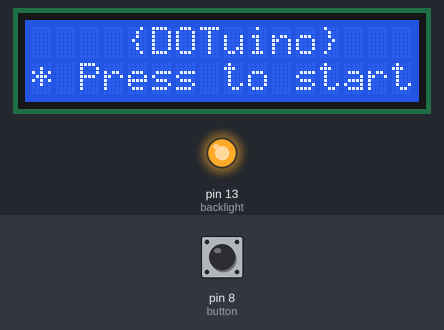
This sketch was run on a simulated Arduino Uno, built with avr-gcc and run on an emulated ATmega328P. Shown: 16×2 character LCD, output pins drawn as LEDs (lit = HIGH). Inputs (shaded band) come from the test bench; at power-on: pin 8 (button) LOW. Random numbers use the default seed unless the sketch sets one.

Above: at 1.2 s.
1.3 s: pin 8 (button) pulled HIGH for 0.15 s
At 2.6 s:
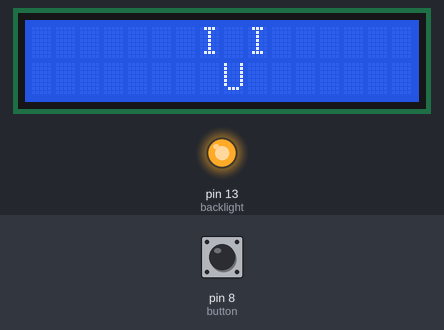
4.4 s: pin 8 (button) pulled HIGH for 3.2 s
At 7.01 s:
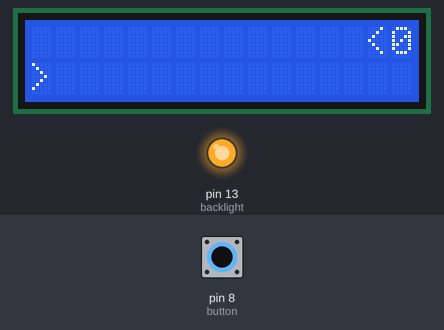
9.1 s: pin 8 (button) pulled HIGH for 1 s
At 9.86 s:
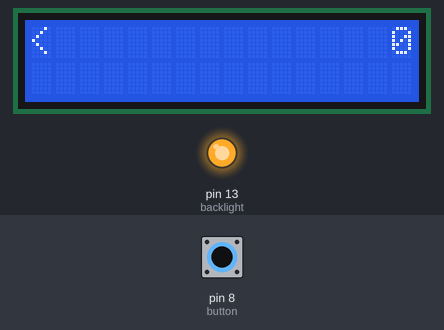
13.1 s: pin 8 (button) pulled HIGH for 1 s
At 16.0 s:
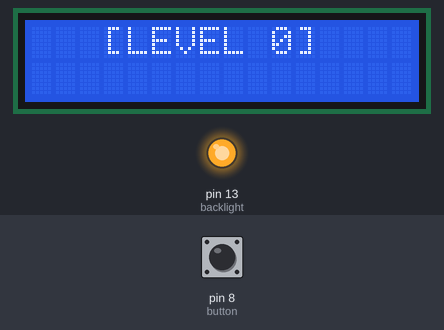
Timing chart, 0 to 17.5 s (numbered marks = the images above; inputs shaded):
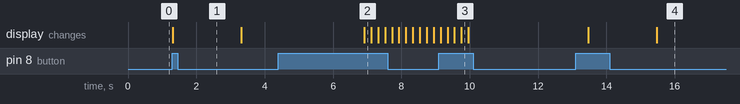

Measured:
- after the input at 1.3 s, the display: changes at once (image 1)

The sketch:

dotu.ino
```cpp
/*
    DOTunio - an arduino game
    by Ronald Kaiser

    2013, july

    contact: raios DOT catodicos AT gmail DOT com
*/

#include <LiquidCrystal.h>

// global variables ---------------------------------------------
// low level variables
LiquidCrystal lcd(12, 11, 5, 4, 3, 2);
int backlight = 13;
int button = 8;

// game variables
boolean started = false;
int score = 0;
int level = 0;
int threshold = 20; // points to pass a level


// useful functions ---------------------------------------------
boolean button_pressed() {
  return boolean(digitalRead(button));
}

int get_digits(int n) {
  int d = 1;
  int m = 10;
  while(n/m > 0) {
    m *= 10;
    d++;
  }
  return d;
}

void opening() {
  lcd.setCursor(0, 0);
  lcd.write("    {DOTuino}   ");
  lcd.setCursor(0, 1);
  lcd.write("* Press to start");
}

void game_over() {
   lcd.setCursor(0, 0);
   lcd.write("   GAME OVER   ");
   lcd.setCursor(0, 1);
   delay(3000);
}

void show_level(int n) {
  lcd.setCursor(0, 0);
  lcd.write("       I I       ");
  lcd.setCursor(0, 1);
  lcd.write("        U        ");
  delay(2000);
  lcd.clear();
  lcd.setCursor(0, 0);
  lcd.print("   [LEVEL ");
  lcd.print(n, 10);
  lcd.print("]   ");
  lcd.setCursor(0, 1);
  delay(3000);
}


// setup ----------------------------------------------------------
void setup(){
  // starts serial printing for debugging
  Serial.begin(9600);

  pinMode(backlight, OUTPUT);
  pinMode(button, INPUT);

  // turn on backlight
  digitalWrite(backlight, 500);

  // display with 16 (columns) x 2 (lines)
  lcd.begin(16, 2);

  // clean screen
  lcd.clear();
}


// loop ------------------------------------------------------------
void loop(){
  lcd.clear();

  if (!started) {
    opening();

    while(true) {
      if (button_pressed()) {
        // sets started true for the next loop
        started = true;
        show_level(level);
        break;
      }
    }
    delay(100);
  }
  // game started
  else {
     int pl = 0;    // player line
     int ec = 15;   // enemy column
     int el = 0;    // enemy line

     while(true) {
       lcd.clear();

       // collision detection ---------------------------------------------
       if ((ec - (level+1)) <= 0 && (pl == el)) {
         game_over();
         level = 0;
         score = 0;
         started = false;
         break;
       }

       // position updates -------------------------------------------------
       // new player position
       if (button_pressed()) {
         pl = pl == 0 ? 1 : 0;
       }

       // new enemy position
       ec -= level + 1;

       // if enemy have just passed
       if (ec < 0) {
         score += 1;

         if ((score % threshold) == 0) {
           level += 1;
           show_level(level);
           break;
         }

         // put enemy again (right)
         ec = 17;

         // new enemy line
         el = random(0, 2);
       }

       // drawings ----------------------------------------------------------
       // player
       lcd.setCursor(0, pl);
       lcd.write(">");

       // enemy
       lcd.setCursor(ec, el);
       lcd.write("<");

       // score
       lcd.setCursor(16 - get_digits(score), 0);
       lcd.print(score, 10);

       delay(200);
     }
  }
  delay(500);
}
```
